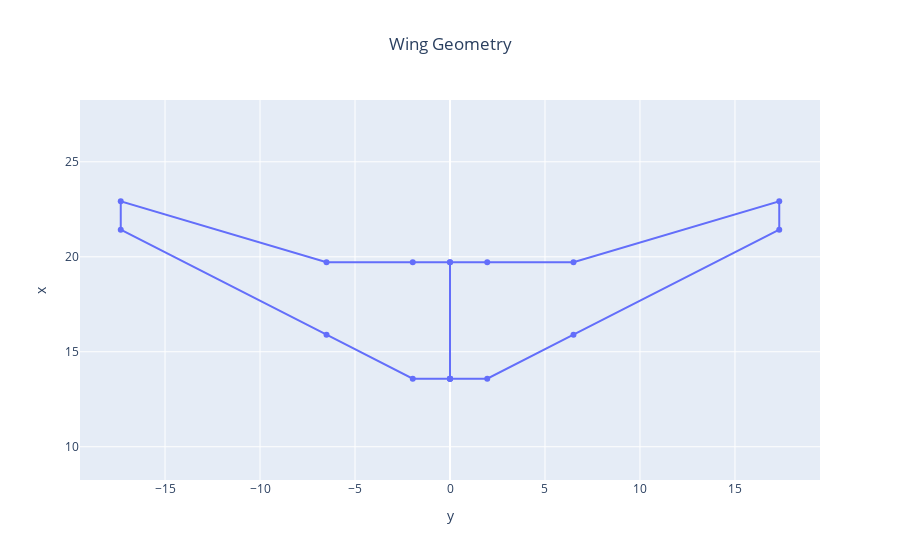

This figure's notebook cell:
### Code cell
fig = oad.wing_geometry_plot(eval_problem.output_file_path, name="FAST-OAD")
fig.show()

### Figure 1 — Plotly figure (JSON) as saved in the notebook; plotly's stock layout.template omitted (floating-point values rounded to 4 significant figures)
{"data": [{"mode": "lines+markers", "name": "FAST-OAD", "type": "scatter", "uid": "0d51334a-a242-4696-9054-8b169b008ca7", "x": [0, -1.96, -6.499, -17.33, -17.33, -6.499, -1.96, 0, 0, 0, 1.96, 6.499, 17.33, 17.33, 6.499, 1.96, 0, 0], "y": [13.58, 13.58, 15.9, 21.42, 22.92, 19.71, 19.71, 19.71, 13.58, 13.58, 13.58, 15.9, 21.42, 22.92, 19.71, 19.71, 19.71, 13.58]}], "layout": {"autosize": true, "title": {"text": "Wing Geometry", "x": 0.5}, "xaxis": {"autorange": true, "domain": [0, 1], "range": [-29.83, 29.83], "title": {"text": "y"}, "type": "linear"}, "yaxis": {"autorange": true, "domain": [0, 1], "range": [12.81, 23.69], "scaleanchor": "x", "scaleratio": 1, "title": {"text": "x"}, "type": "linear"}}}
